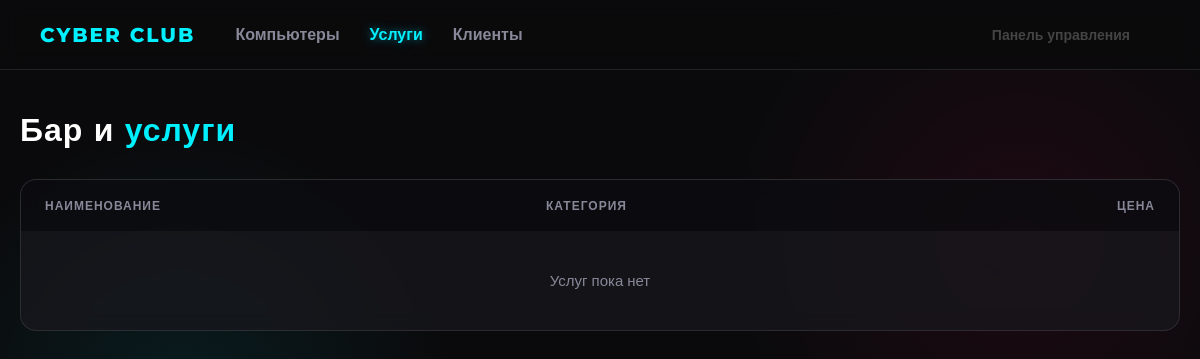
/services-page/, run on an earlier commit of the app's database.
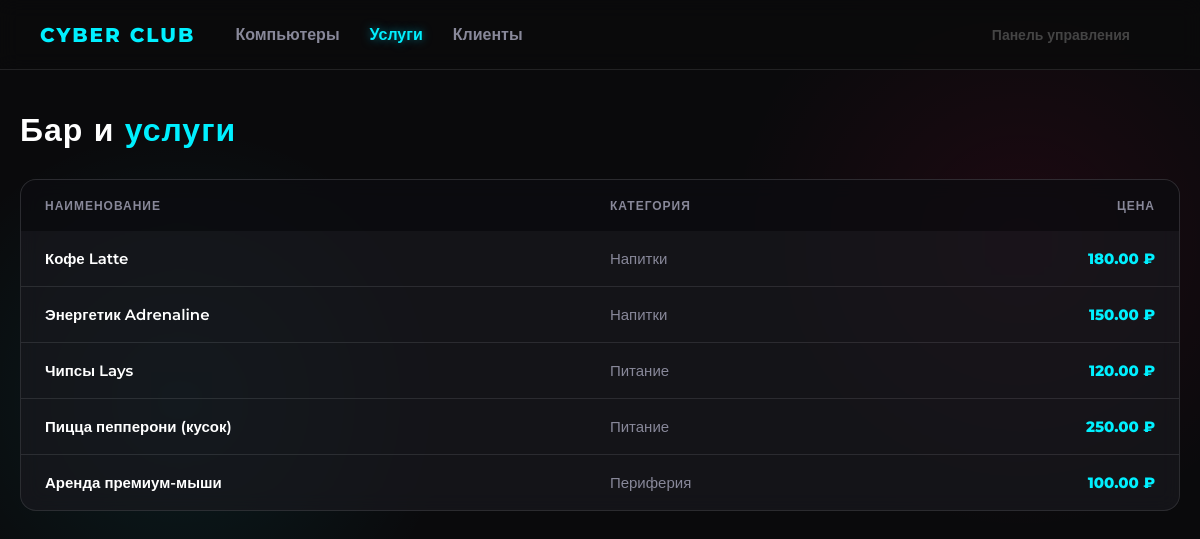
And on a later commit of the database.
### c_club/models.py (models this page shows, shortened)
class Service(models.Model): #услуги
    class Category(models.TextChoices):
        FOOD = 'food', 'Питание'
        DRINK = 'drink', 'Напитки'
        PERIPHERAL = 'peripheral', 'Периферия'
        OTHER = 'other', 'Прочее'
    name = models.CharField(max_length=100)
    category = models.CharField(max_length=20, choices=Category.choices)
    price = models.DecimalField(max_digits=10, decimal_places=2)
    is_active = models.BooleanField(default=True)

### c_club/views.py (the view)
# urls.py: path('services-page/', views.services_page, name='services-page'),
def services_page(request):
    services = Service.objects.filter(is_active=True)
    return render(request, 'services.html', {'services': services})

### c_club/templates/services.html (shortened to what this page needs)
{% load static %}
<!DOCTYPE html>
<html lang="ru">
<head>
    <link rel="stylesheet" href="{% static 'css/style.css' %}">
</head>
<body>
    <nav>
        <div class="nav-brand">CYBER CLUB</div>
        <a href="/">Компьютеры</a>
        <a href="/services-page/" class="active">Услуги</a>
        <a href="/clients-page/">Клиенты</a>
        <a href="/admin/" class="admin-link" target="_blank">Панель управления</a>
    </nav>
    <div class="container">
        <h1>Бар и <span>услуги</span></h1>
        <div class="table-wrap">
            <table>
                <thead>
                    <tr>
                        <th>Наименование</th>
                        <th>Категория</th>
                        <th style="text-align: right;">Цена</th>
                    </tr>
                </thead>
                <tbody>
                    {% for service in services %}
                    <tr>
                        <td style="font-weight: 600;">{{ service.name }}</td>
                        <td style="color: var(--text-muted);">{{ service.get_category_display }}</td>
                        <td style="text-align: right; color: var(--primary); font-weight: 800;">{{ service.price }} ₽</td>
                    </tr>
                    {% empty %}
                    <tr><td colspan="3" style="text-align: center; padding: 40px; color: var(--text-muted);">Услуг пока нет</td></tr>
                    {% endfor %}
                </tbody>
            </table>
        </div>
    </div>
</body>
</html>

What changed in the data, as far as the page shows it:
added Service: name "Кофе Latte", category "Напитки", price "180.00"
added Service: name "Энергетик Adrenaline", category "Напитки", price "150.00"
added Service: name "Чипсы Lays", category "Питание", price "120.00"
added Service: name "Пицца пепперони (кусок)", category "Питание", price "250.00"
added Service: name "Аренда премиум-мыши", category "Периферия", price "100.00"
Also different on the page:
text no longer shown: "Услуг пока нет"
